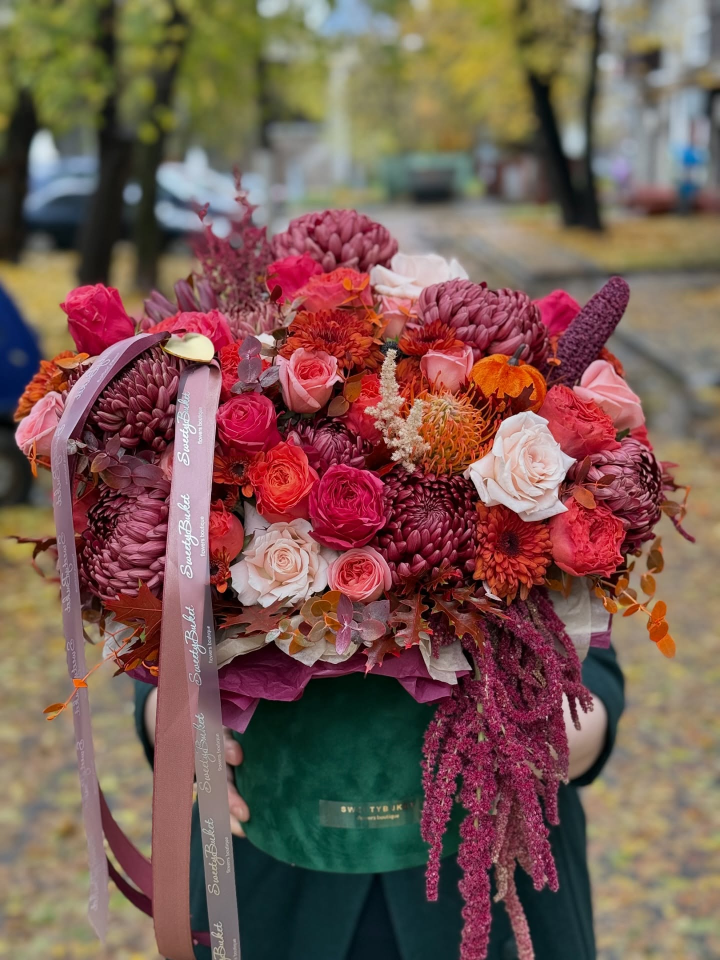
#> input picture sweetybuket/originals/author-17459.jpg, 1440 x 1920 px, given in place of author-17459.jpg.jpg, which was not available (shown at 1/2 size)
$ python sweety_assets.py ../sweetybuket/originals/author-17459.jpg
#> lines starting #> are read from the running program, lines starting #| are printed output that depends on the picture; pictures that were not available may be replaced by others from this repository, and a replacement may not be noted
"""Sweety Buket — non-destructive image derivatives.

Originals (Instagram @sweetybuket files, untouched) live in
sweetybuket/originals/<name>.jpg; SOURCES.json maps each to its source file.
This script writes crops to sweetybuket/assets/optimized/<name>-<variant>-<w>.{avif,webp,jpg}.

Each crop is chosen per photo (aspect + focal point), never a blind centre
fill, and never wider than the original (no upscaling). Run:

    python3 scripts/sweety_assets.py            # everything
    python3 scripts/sweety_assets.py hero       # one image
"""
import json
import os
import sys

from PIL import Image, ImageOps

ROOT = os.path.dirname(os.path.dirname(os.path.abspath(__file__)))
SITE = os.path.join(ROOT, "sweetybuket")
ORIG = os.path.join(SITE, "originals")
OUT = os.path.join(SITE, "assets", "optimized")

P45 = 4 / 5
# variant: (aspect w/h or None = keep original, focal x, focal y, widths)
PRODUCT = {"card": (P45, .5, .45, [480, 800, 1200])}
SCENES = {
    # hero: model right, 51 peonies centre-left. Mobile keeps the full 3:4 frame;
    # desktop half-screen column uses 4:5 with face and bouquet inside.
    "hero": {"m": (None, .5, .5, [640, 960, 1280, 1600]), "d": (P45, .5, .42, [900, 1300, 1800])},
    # two baskets, model seated centre: the one photo that holds a wide crop
    "brand": {"d": (16 / 9, .5, .6, [1000, 1440]), "m": (P45, .5, .56, [600, 900])},
    "story-basket": {"v": (None, .5, .5, [600, 1000, 1400])},
    "story-two": {"v": (P45, .5, .5, [600, 1000, 1400])},
    "story-tulips": {"v": (P45, .42, .45, [600, 1000])},
    "gift-lead": {"v": (None, .5, .5, [600, 1000, 1400])},
    "gift-peony": {"v": (P45, .5, .5, [600, 1000])},
    "ig-1": {"sq": (1, .5, .55, [400, 700])},
    "ig-2": {"sq": (1, .5, .45, [400, 700])},
    "ig-3": {"sq": (1, .5, .55, [400, 700])},
    "ig-4": {"sq": (1, .5, .45, [400, 700])},
    "ig-5": {"sq": (1, .5, .5, [400, 700])},
    "ig-6": {"sq": (1, .5, .5, [400, 700])},
}
for occ in ("her", "birthday", "noreason", "love", "thanks", "evening"):
    SCENES["occ-" + occ] = {"v": (P45, .5, .48, [480, 800, 1100])}


def crop(im, aspect, fx, fy):
    w, h = im.size
    if not aspect:
        return im
    if w / h > aspect:            # too wide: trim sides around fx
        nw = round(h * aspect)
        x = min(max(round(fx * w - nw / 2), 0), w - nw)
        return im.crop((x, 0, x + nw, h))
    nh = round(w / aspect)        # too tall: trim top/bottom around fy
    y = min(max(round(fy * h - nh / 2), 0), h - nh)
    return im.crop((0, y, w, y + nh))


def build(name, variants):
    im = ImageOps.exif_transpose(Image.open(os.path.join(ORIG, name + ".jpg"))).convert("RGB")
#> im is the input picture: PIL image 1440x1920 RGB; mean R, G, B 121.7, 91.6, 83.2
    meta = {}
    for v, (aspect, fx, fy, widths) in variants.items():
        c = crop(im, aspect, fx, fy)
        done = []
        for w in widths:
            if w > c.size[0]:      # never upscale
                continue
            r = c.resize((w, round(c.size[1] * w / c.size[0])), Image.LANCZOS)
            base = os.path.join(OUT, "%s-%s-%d" % (name, v, w))
            r.save(base + ".avif", quality=62)
            r.save(base + ".webp", quality=82)
            r.save(base + ".jpg", quality=85, optimize=True, progressive=True)
            done.append(w)
        if not done or done[-1] < c.size[0] and c.size[0] < widths[-1]:
            w = c.size[0]          # largest available = native width
            base = os.path.join(OUT, "%s-%s-%d" % (name, v, w))
            c.save(base + ".avif", quality=62)
            c.save(base + ".webp", quality=82)
            c.save(base + ".jpg", quality=85, optimize=True, progressive=True)
            done.append(w)
        meta[v] = {"w": done, "ratio": round(c.size[0] / c.size[1], 4)}
#> this loop made 1 pass
#> pass 1, in build, `c = crop(im, aspect, fx, fy)`:
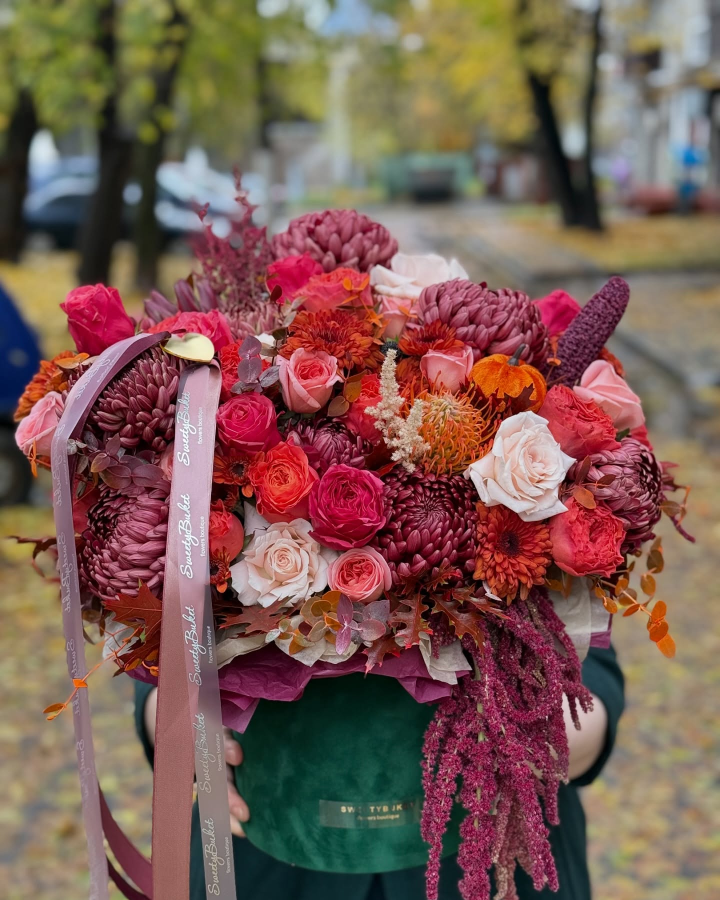
#> c: PIL image 1440x1800 RGB (shown at 1/2 size); mean R, G, B 124, 92, 83.5
#> pass 1, in build, `r.save(base + ".avif", quality=62)`:
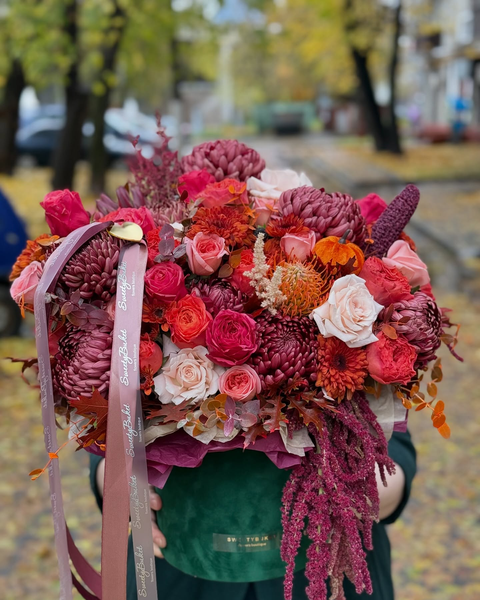
#> saved as author-17459.jpg-card-480.avif: PIL image 480x600 RGB; mean R, G, B 124, 92, 83.5
#> after the loop, meta = 1 item
    return meta


def main(names):
    os.makedirs(OUT, exist_ok=True)
    manifest_path = os.path.join(OUT, "manifest.json")
    manifest = json.load(open(manifest_path)) if os.path.exists(manifest_path) else {}
    all_names = sorted(os.path.splitext(f)[0] for f in os.listdir(ORIG) if f.endswith(".jpg"))
    for n in names or all_names:
        manifest[n] = build(n, SCENES.get(n, PRODUCT))
        print("ok", n, manifest[n])
#| ok ../sweetybuket/originals/author-17459.jpg {'card': {'w': [480, 800, 1200], 'ratio': 0.8}}
    json.dump(manifest, open(manifest_path, "w"), indent=1, sort_keys=True)


if __name__ == "__main__":
    main(sys.argv[1:])

$ run again, on sweetybuket/originals/author-67614.jpg
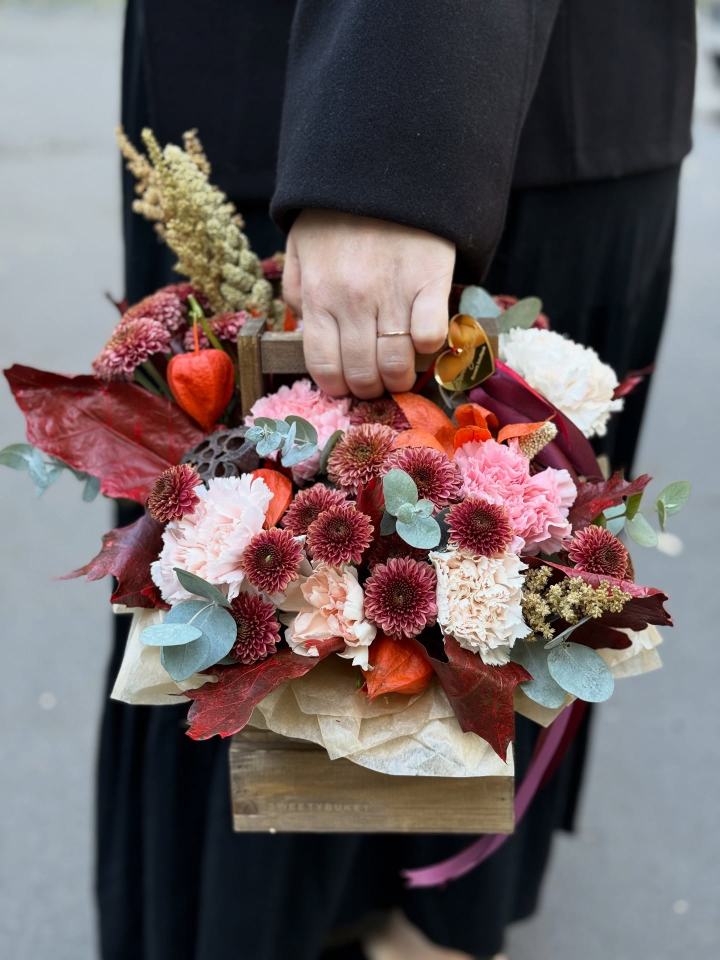
#> input picture sweetybuket/originals/author-67614.jpg, 1440 x 1920 px, given in place of author-67614.jpg.jpg, which was not available (shown at 1/2 size)
#> in build, im is the input picture: PIL image 1440x1920 RGB; mean R, G, B 108.7, 97.2, 98.5
#> the loop in build, `for v, (aspect, fx, fy, widths) in variants.items():` made 1 pass
#> pass 1, in build, `c = crop(im, aspect, fx, fy)`:
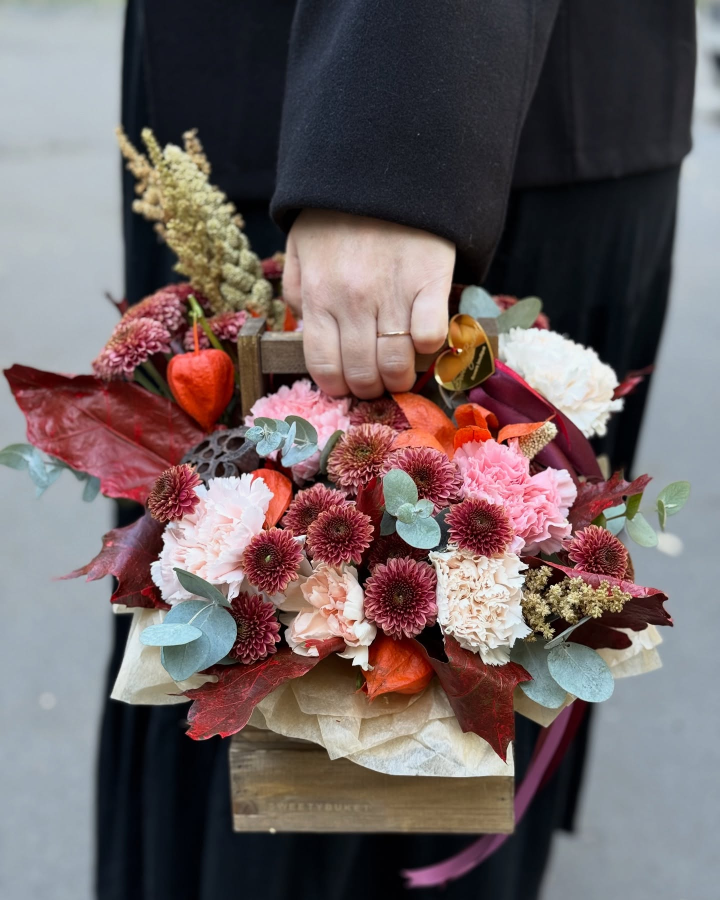
#> c: PIL image 1440x1800 RGB (shown at 1/2 size); mean R, G, B 111.2, 98.6, 99.5
#> pass 1, in build, `r.save(base + ".avif", quality=62)`:
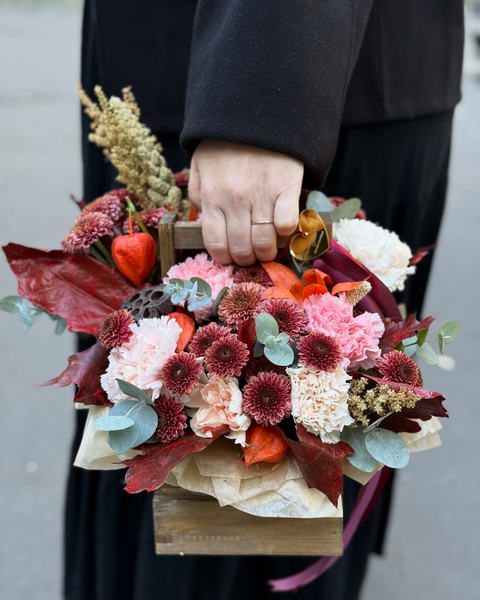
#> saved as author-67614.jpg-card-480.avif: PIL image 480x600 RGB; mean R, G, B 111.2, 98.7, 99.6
#> after the loop in build, `for v, (aspect, fx, fy, widths) in variants.items():`: meta = 1 item
#| ok ../sweetybuket/originals/author-67614.jpg {'card': {'w': [480, 800, 1200], 'ratio': 0.8}}

$ run again, on sweetybuket/originals/author-84643.jpg
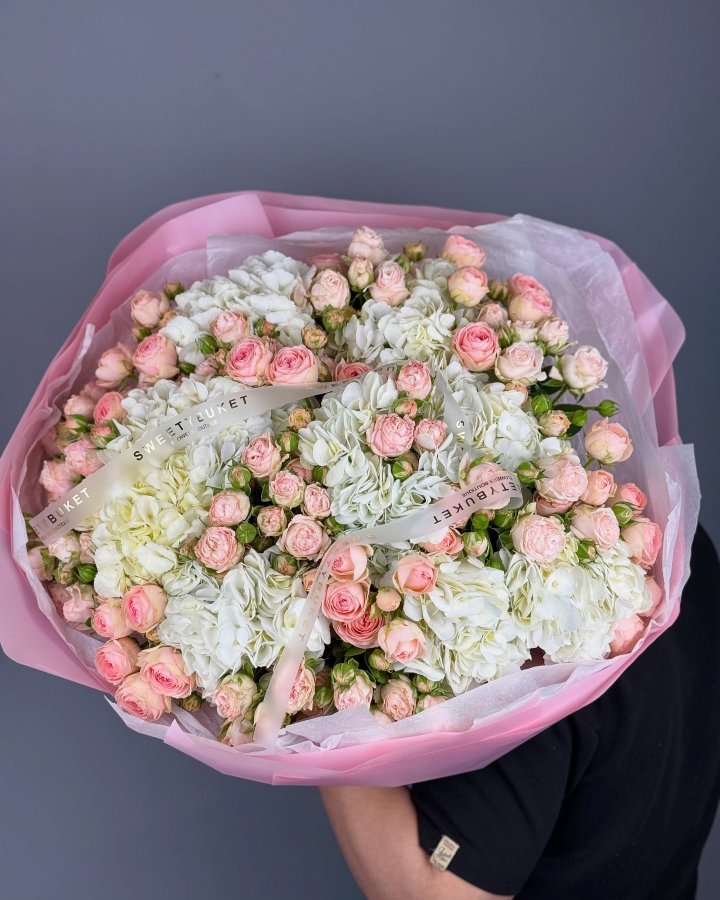
#> input picture sweetybuket/originals/author-84643.jpg, 1440 x 1800 px, given in place of author-84643.jpg.jpg, which was not available (shown at 1/2 size)
#> in build, im is the input picture: PIL image 1440x1800 RGB; mean R, G, B 133, 121, 128.5
#> the loop in build, `for v, (aspect, fx, fy, widths) in variants.items():` made 1 pass
#> pass 1, in build, `r.save(base + ".avif", quality=62)`:
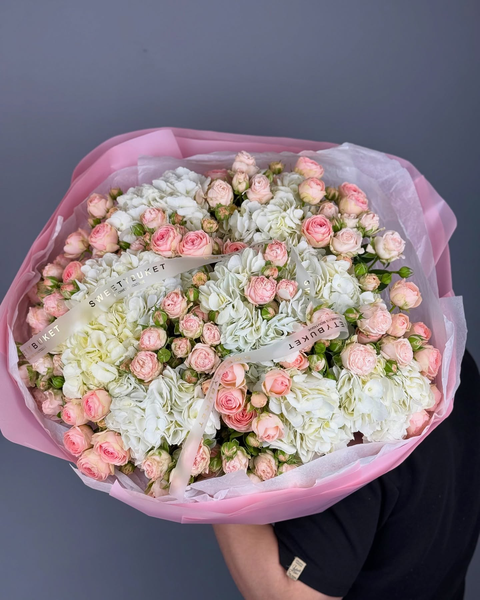
#> saved as author-84643.jpg-card-480.avif: PIL image 480x600 RGB; mean R, G, B 133, 121, 128.5
#> after the loop in build, `for v, (aspect, fx, fy, widths) in variants.items():`: meta = 1 item
#| ok ../sweetybuket/originals/author-84643.jpg {'card': {'w': [480, 800, 1200], 'ratio': 0.8}}

$ run again, on sweetybuket/originals/baskets-02065.jpg
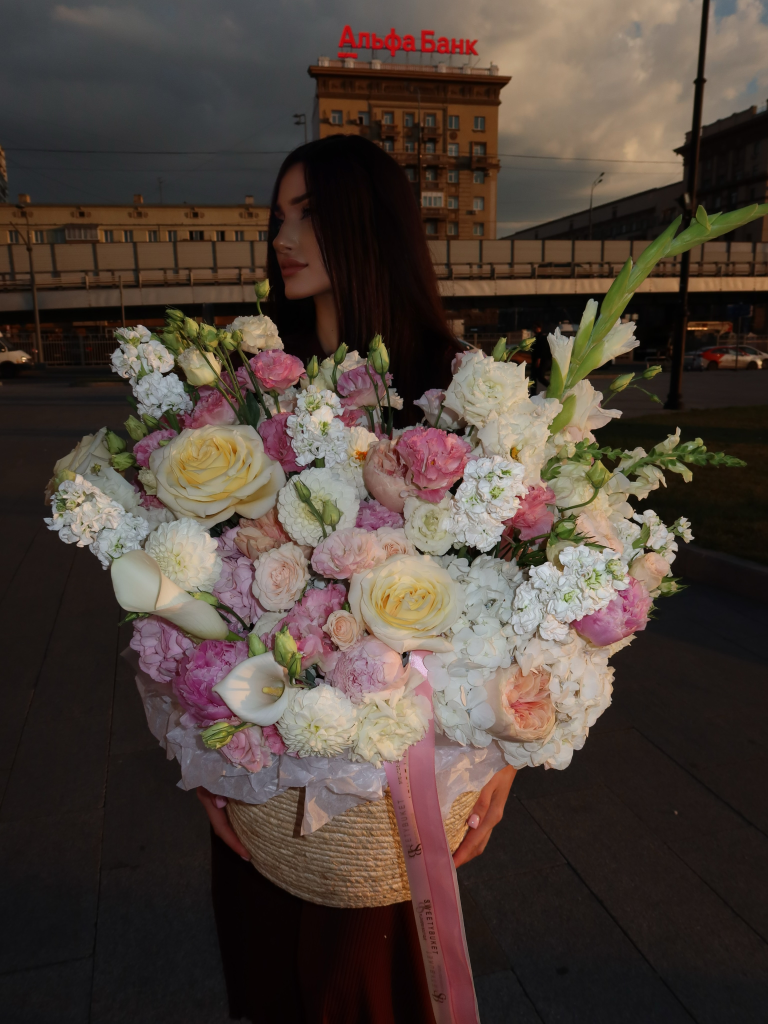
#> input picture sweetybuket/originals/baskets-02065.jpg, 3072 x 4096 px, given in place of baskets-02065.jpg.jpg, which was not available (shown at 1/4 size)
#> in build, im is the input picture: PIL image 3072x4096 RGB; mean R, G, B 78.7, 66.2, 58.2
#> the loop in build, `for v, (aspect, fx, fy, widths) in variants.items():` made 1 pass
#> pass 1, in build, `c = crop(im, aspect, fx, fy)`:
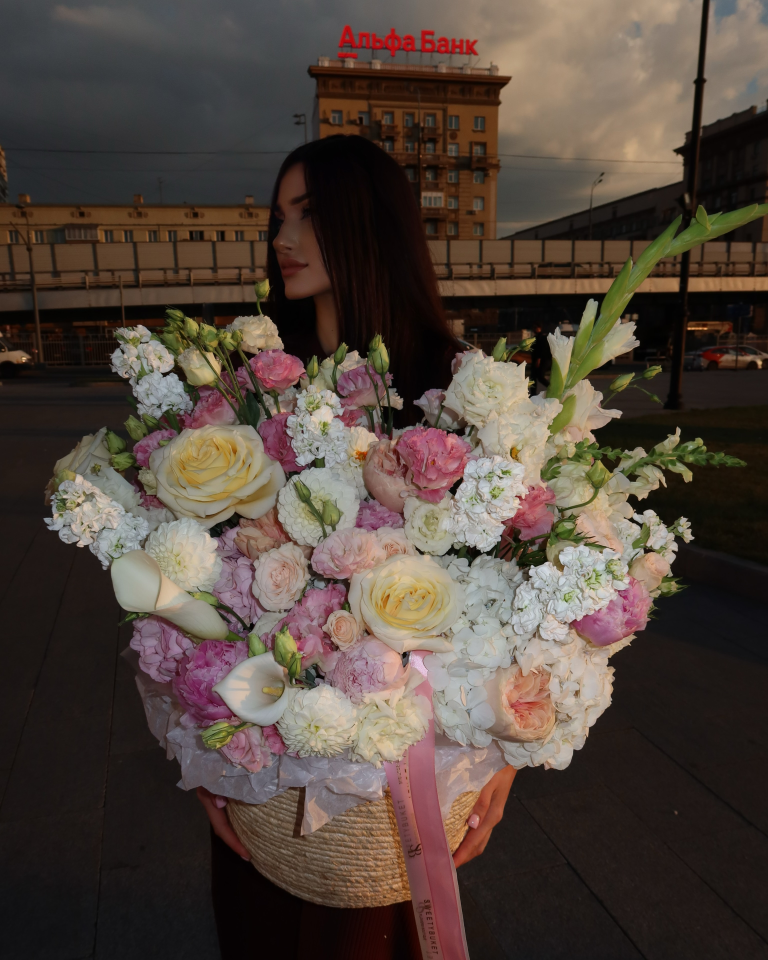
#> c: PIL image 3072x3840 RGB (shown at 1/4 size); mean R, G, B 82.3, 69.5, 60.8
#> pass 1, in build, `r.save(base + ".avif", quality=62)`:
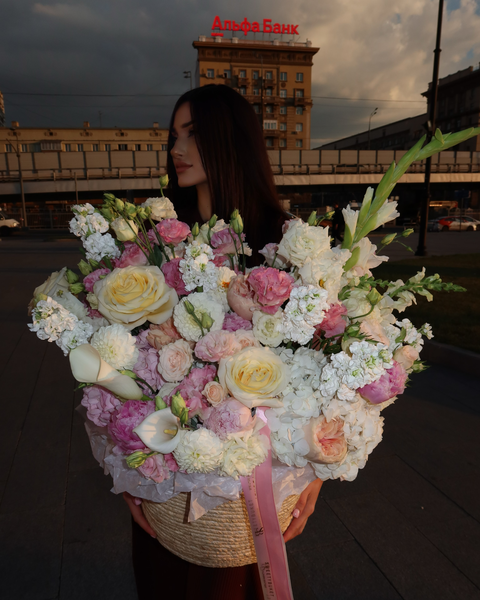
#> saved as baskets-02065.jpg-card-480.avif: PIL image 480x600 RGB; mean R, G, B 82.3, 69.5, 60.8
#> after the loop in build, `for v, (aspect, fx, fy, widths) in variants.items():`: meta = 1 item
#| ok ../sweetybuket/originals/baskets-02065.jpg {'card': {'w': [480, 800, 1200], 'ratio': 0.8}}
